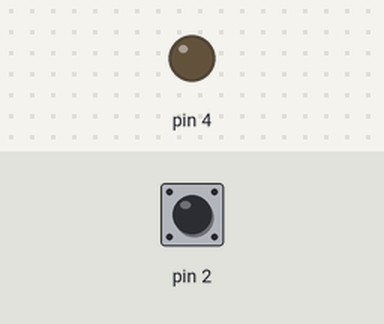
A sketch run on a simulated Arduino Uno, built with avr-gcc and run on an emulated ATmega328P. Parts: output pins drawn as LEDs (lit = HIGH). Inputs (shaded band) come from the test bench; at power-on: pin 2 HIGH.

Above: at 1.2 s.
1.3 s: pin 2 pulled LOW for 0.15 s
At 2.8 s:
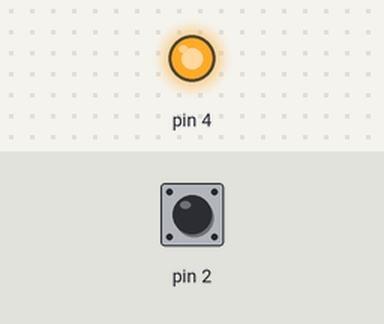
Timing chart, 0 to 4.3 s (numbered marks = the images above; inputs shaded):
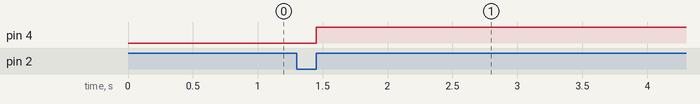

The sketch:

Interrupcion.ino
```cpp
double potenciometro;
String inputString = "";
void setup() {
  // put your setup code here, to run once:

   pinMode(4, OUTPUT);
   pinMode(2,INPUT_PULLUP);
   attachInterrupt(digitalPinToInterrupt(2),myFunction,RISING);
   Serial.begin(9600);
}

void loop() {


}
void encender(int pin){
  digitalWrite(pin, HIGH);   // turn the LED on (HIGH is the voltage level)
  //delay(tiempo);
}
void apagar(int pin){
   digitalWrite(pin, LOW);
}

void myFunction(){
  encender(4);
}
void myFunction2(){
  apagar(4);
}
```

Measured:
- after the input at 1.3 s, pin 4: LOW → HIGH after 0.15 s
